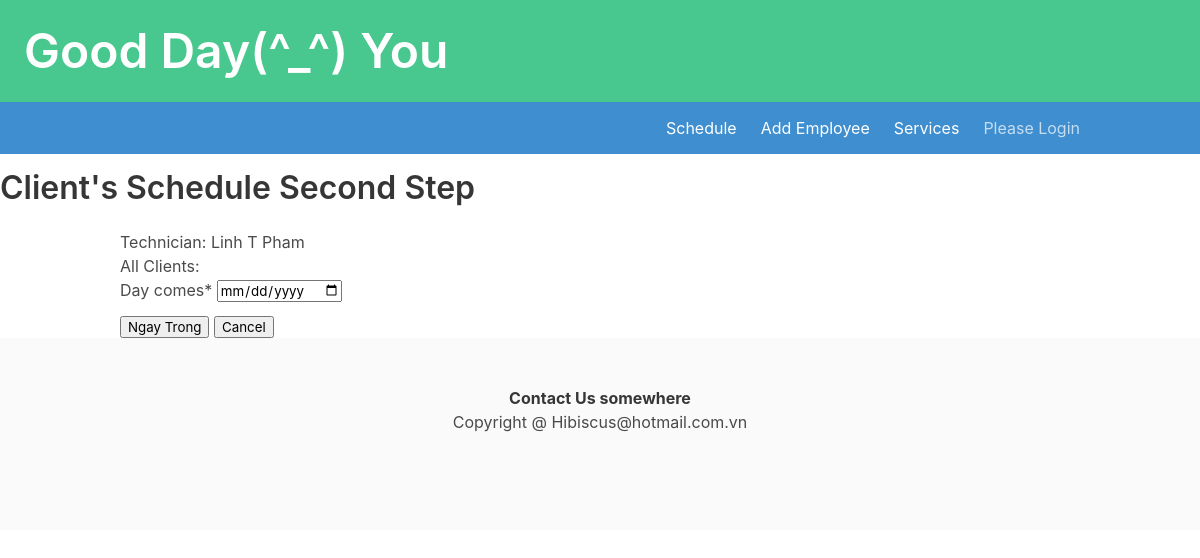
Page /dathen/tech/2/ on the earlier database version.
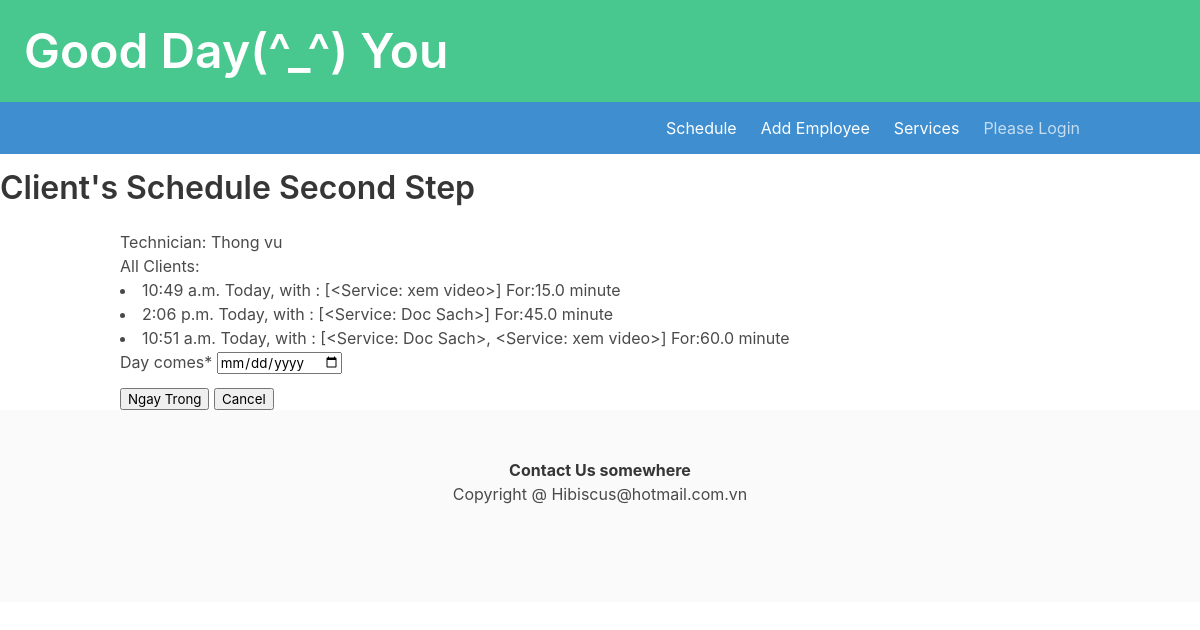
Same page on the later database version.
### ledger/models.py (models this page shows, shortened)
class Technician(models.Model):
    name = models.CharField(max_length=25)
    phone = PhoneNumberField()
    email = models.EmailField(max_length=40, null=True, blank=True)
    owner = models.ForeignKey(settings.AUTH_USER_MODEL, on_delete=models.DO_NOTHING)
    isWork = models.BooleanField(default=False)
    start_work_at = models.TimeField(null=True)
    end_work = models.TimeField(null=True)
    class Meta:
        unique_together = ('name','phone',)
        ordering = ['name']
    def get_clients(self):
        allClients = self.khachs.all()
        return allClients

class Khach(models.Model):
    class Status(models.TextChoices):
        online = "WebSite"
        cancel = "Cancel"
    full_name = models.CharField(max_length=25)
    phone = PhoneNumberField()
    email = models.EmailField(max_length=40, null=True, blank=True)
    technician = models.ForeignKey(Technician, on_delete=models.DO_NOTHING, null=True, blank=True, related_name='khachs')
    diem = models.PositiveIntegerField(default=0)
    ngaydau = models.DateTimeField(editable=False,auto_now_add=True)
    desc = models.TextField(max_length=250,blank=True, null=True)
    services = models.ManyToManyField("Service", blank=True, related_name="khachs")
    status = models.CharField(choices=Status.choices, max_length=12, default=Status.online)
    day_comes = models.DateField()
    time_at = models.TimeField()
    class Meta:
        unique_together = ('full_name','phone',)
        ordering = ['full_name','-day_comes']
    def get_services(self):
        ten = []
        for dv in self.services.all():
            ten.append(dv)
        return ten
    def get_time_done(sefl):
        tong = 0
        for service in sefl.services.all():
            tong += service.thoiGian.total_seconds()
        if tong > 0:
            tong = tong/60
            return tong
        return tong

class Service(models.Model):
    dichVu = models.CharField(max_length=30)
    gia = models.FloatField()
    thoiGian = models.DurationField()
    owner = models.ForeignKey(settings.AUTH_USER_MODEL, on_delete=models.CASCADE)
    def __str__(self) -> str:
        return self.dichVu

### datHen/views.py (the view)
# urls.py: path('tech/<int:pk>/', Second.as_view(), name='technician_detail' ),
class Second(View):
    template = 'datHen/second.html'
    success_url = reverse_lazy('datHen:listHen')
    def get(self, request, pk):
        techDetail = get_object_or_404(Technician, id=pk)
        secondForm = SecondStepForm()
        allKhach = techDetail.get_clients()
        ngay = request.GET.get('day_comes')
        hnay = allKhach.filter(day_comes=datetime.today())
        khach_chon = allKhach.filter(day_comes=ngay).order_by('time_at')
        cont = {'techDetail': techDetail,
                'allKhach': allKhach,
                'secondForm': secondForm,
                'hnay': hnay,
                'hen': khach_chon,
            }
        return render(request, self.template, cont)

### datHen/forms.py (shortened to what this page needs)
class SecondStepForm(forms.ModelForm):
    day_comes = forms.DateField(widget=ChonNgay(attrs={'min': date.today()}))
    class Meta:
        model=Khach
        fields = [ 'day_comes', 'time_at','full_name', 'phone', 'email', 'status']

### datHen/templates/datHen/second.html (shortened to what this page needs)
{% extends 'base.html' %}
{% load crispy_forms_tags %}
{% block headding %}
    <h1 class='title'>Client's Schedule Second Step</h1>
{% endblock headding %}
{% block content %}
    <h1>Technician: {{ techDetail.name }}</h1>
    <p>All Clients:</p>
    {% for khach in hnay %}
    <li>{{ khach.time_at }} Today, with : {{ khach.get_services }} For:{{ khach.get_time_done }} minute</li>
    {% endfor %}
    <form action='' method='get'>
        <div class="table-responsive">
            <div class="form-day">
                {{ secondForm.day_comes | as_crispy_field }}
              </div>
            <input type='submit' value='Ngay Trong'>
            <input type='submit' onclick="window.location='{% url 'ledger:index' %}'; return false; " value='Cancel' >
        </div>
    </form>
{% endblock content %}
{% block footer %}
    <strong>Contact Us somewhere</strong>
{% endblock footer %}

### ledger/templates/base.html (shortened to what this page needs)
<!DOCTYPE html>
<html>
    <head>
        <link rel="stylesheet" href="">
        <link rel="stylesheet" href="https://cdn.jsdelivr.net/npm/bulma@0.9.3/css/bulma.min.css">
    </head>
    <body>
        <a href="{% url 'ledger:index' %}">
        <section class="hero is-small is-success mb-4">
            <div class="hero-body">
                <h1 class="title is-1">Good Day(^_^) {{ user.username | default:'You'}} </h1>
            </div>
            <section class="hero is-info is-large">
              <div class="hero-head">
                <nav class="navbar">
                  <div class="container">
                    <div class="navbar-brand">
                    </div>
                    <div id="navbarMenuHeroB" class="navbar-menu">
                      <div class="navbar-end">
                         <a class="navbar-item" href="{% url 'datHen:listHen' %}">
                          Schedule
                        </a>
                        <a class="navbar-item" href="{% url 'ledger:add_employee' %}">
                          Add Employee
                        </a>
                        <a class="navbar-item" href="{% url 'ledger:services' %}">
                          Services
                        </a>
                        <span class="navbar-item">
                            {% if user.is_authenticated %}
                            <a href=" {% url 'logout' %}">Logout</a>
                            {% else %}
                            <a href=" {% url 'login' %}">Please Login</a>
                            {% endif %}
                        </span>
                      </div>
                    </div>
                  </div>
                </nav>
              </div>
            </section>
        </section>
    </a>
    {% block headding %}
    {% endblock headding %}
        <div class="container">
                {% block content %}
                {% endblock content %}
        </div>
    </body>
    <footer class="footer">
      <div class="content has-text-centered">
        <p>
          {% block footer %}
          {% endblock footer %}
        </p>
        Copyright @ Hibiscus@hotmail.com.vn
      </div>
    </footer>
</html>

Differences in the rows shown:
changed Technician: name "Linh T Pham" → "Thong vu"
added Khach: time_at "10:49 a.m.", get_services "[<Service: xem video>]", get_time_done "15.0"
added Khach: time_at "2:06 p.m.", get_services "[<Service: Doc Sach>]", get_time_done "45.0"
added Khach: time_at "10:51 a.m.", get_services "[<Service: Doc Sach>, <Service: xem video>]", get_time_done "60.0"
